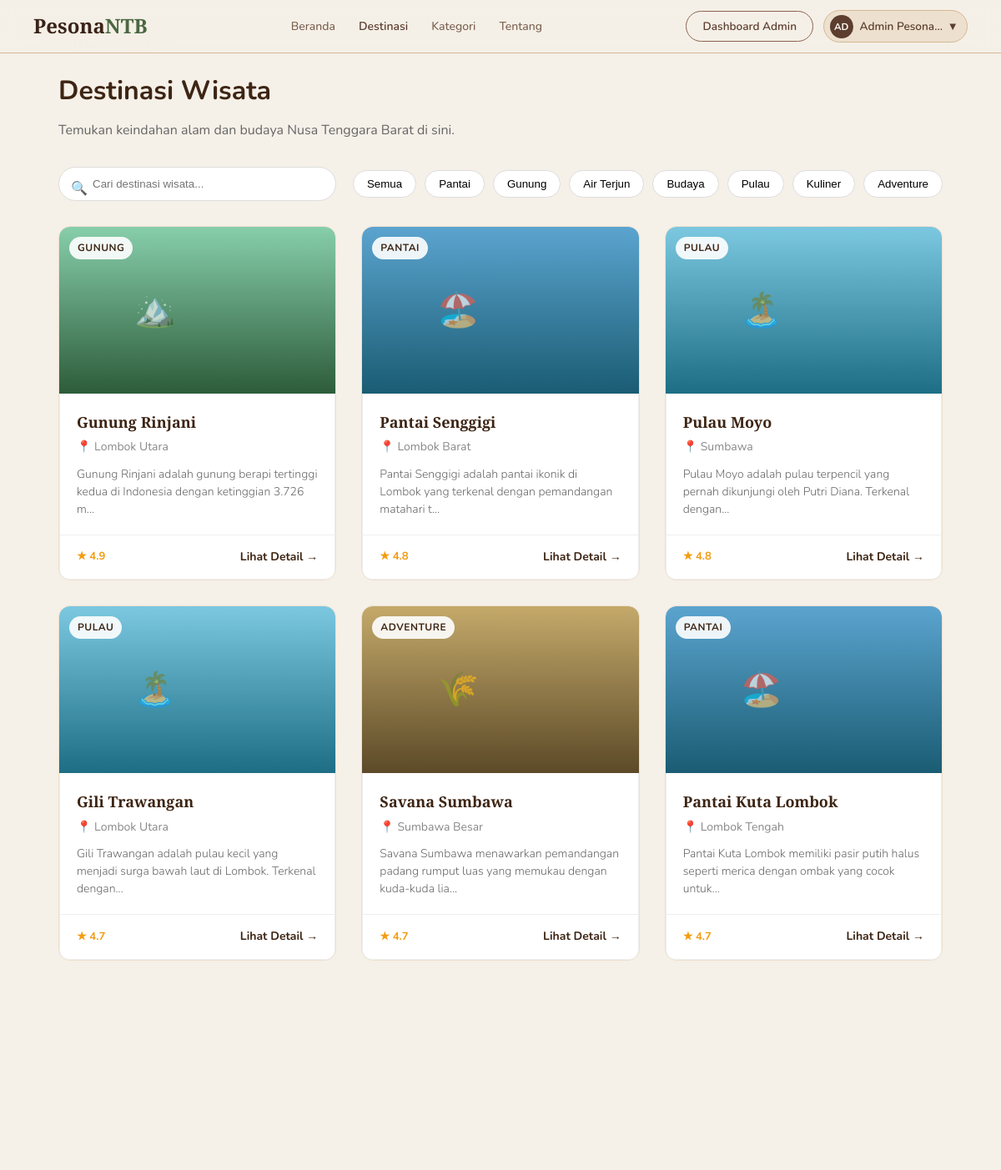
/config/destinasi.php (signed in, upper part), run on an earlier commit of the app's database.
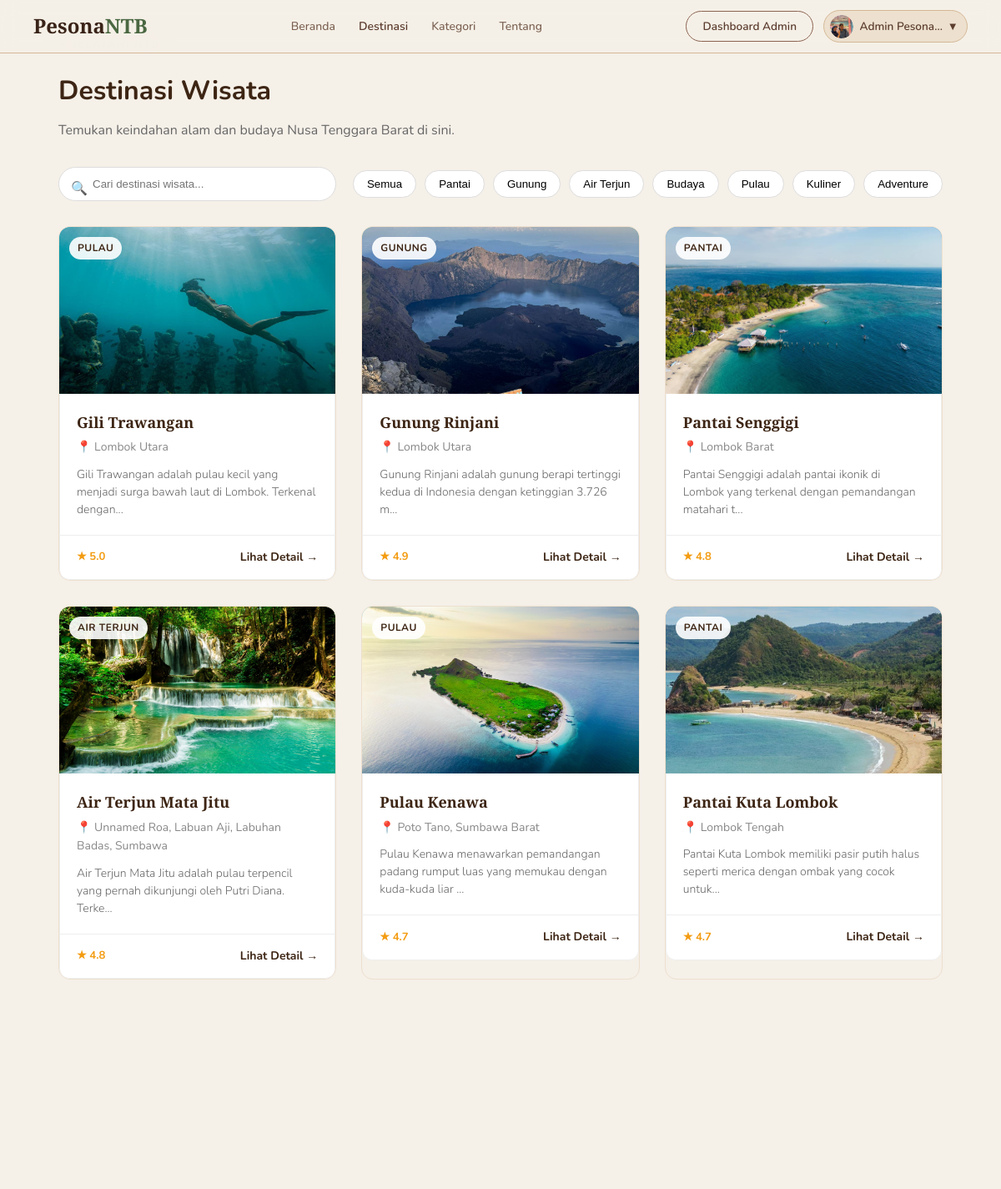
And on a later commit of the database.
### tables this page shows
CREATE TABLE `wisata` (
  `id` int(11) NOT NULL,
  `nama` varchar(150) NOT NULL,
  `kategori` enum('Pantai','Gunung','Air Terjun','Budaya','Pulau','Kuliner','Adventure') NOT NULL,
  `lokasi` varchar(150) NOT NULL,
  `deskripsi` text NOT NULL,
  `fasilitas` text DEFAULT NULL,
  `jam_buka` varchar(100) DEFAULT NULL,
  `harga_tiket` varchar(100) DEFAULT NULL,
  `foto` varchar(255) DEFAULT NULL,
  `aktif` tinyint(1) DEFAULT 1,
  `latitude` decimal(10,8) DEFAULT NULL,
  `longitude` decimal(11,8) DEFAULT NULL,
  `rating` decimal(3,1) DEFAULT 0.0,
  `created_at` datetime DEFAULT current_timestamp(),
  `updated_at` datetime DEFAULT current_timestamp() ON UPDATE current_timestamp()
);

CREATE TABLE `users` (
  `id` int(11) NOT NULL,
  `nama` varchar(100) NOT NULL,
  `email` varchar(150) NOT NULL,
  `telepon` varchar(20) NOT NULL,
  `password` varchar(255) NOT NULL,
  `role` enum('user','admin') DEFAULT 'user',
  `foto_profil` varchar(255) DEFAULT NULL,
  `created_at` datetime DEFAULT current_timestamp(),
  `reset_token` varchar(255) DEFAULT NULL,
  `reset_expired` datetime DEFAULT NULL
);

### config/destinasi.php (the view, shortened to what this page needs)
<?php
require_once 'db.php';
$search    = isset($_GET['search'])   ? trim($_GET['search'])   : '';
$kategori  = isset($_GET['kategori']) ? trim($_GET['kategori']) : 'all';
$page      = isset($_GET['page'])     ? max(1, intval($_GET['page'])) : 1;
$per_page  = 9;
$offset    = ($page - 1) * $per_page;
$where = [];
$params = [];
$types  = '';
$where_sql = $where ? 'WHERE ' . implode(' AND ', $where) : '';
$sql = "SELECT * FROM wisata $where_sql ORDER BY rating DESC LIMIT ? OFFSET ?";
$params_page = array_merge($params, [$per_page, $offset]);
$types_page  = $types . 'ii';
$wisata_list = [];
if ($stmt = $conn->prepare($sql)) {
    $stmt->bind_param($types_page, ...$params_page);
    $stmt->execute();
    $result = $stmt->get_result();
    while ($row = $result->fetch_assoc()) $wisata_list[] = $row;
}
$img_map   = ['Pantai'=>'dest-img-pantai','Gunung'=>'dest-img-rinjani','Pulau'=>'dest-img-gili','Adventure'=>'dest-img-sumbawa','Air Terjun'=>'dest-img-moyo','Budaya'=>'dest-img-sumbawa','Kuliner'=>'dest-img-pink'];
$emoji_map = ['Pantai'=>'🏖️','Gunung'=>'🏔️','Pulau'=>'🏝️','Adventure'=>'🌾','Air Terjun'=>'💧','Budaya'=>'🎭','Kuliner'=>'🍜'];
$kategori_list = [
    'all'=>'Semua',
    'Pantai'=>'Pantai',
    'Gunung'=>'Gunung',
    'Air Terjun'=>'Air Terjun',
    'Budaya'=>'Budaya',
    'Pulau'=>'Pulau',
    'Kuliner'=>'Kuliner',
    'Adventure'=>'Adventure'
];
?>
<!DOCTYPE html>
<html lang="id">
<head>
  <link rel="stylesheet" href="../css/style.css">
</head>
<body>
<?php include 'navbar.php'; ?>
<div class="page-destinasi" style="max-width:1100px;margin: 40px auto;padding:0 20px;">
  <div class="page-header" style="margin-bottom: 30px;">
    <span class="section-label">✦ Jelajahi NTB</span>
    <h1 style="font-size: 32px;color:#3d2514;margin: 10px 0;">Destinasi Wisata</h1>
    <p style="color:#666;">Temukan keindahan alam dan budaya Nusa Tenggara Barat di sini.</p>
  </div>
  <div class="search-filter" style="display:flex;flex-wrap:wrap;gap:20px;margin-bottom:30px;align-items:center;justify-content:space-between;">
    <div class="search-box" style="position:relative;flex:1;max-width:400px;">
      <input type="text" id="searchInput" placeholder="Cari destinasi wisata..."
             value="<?= htmlspecialchars($search) ?>" style="width:100%;padding:12px 12px 12px 40px;border:1px solid #ddd;border-radius:25px;outline:none;">
      <span style="position:absolute;left:15px;top:14px;color:#aaa;">🔍</span>
    </div>
    <div class="filter-group" style="display:flex;flex-wrap:wrap;gap:10px;">
      <?php foreach ($kategori_list as $slug => $label): ?>
      <button class="filter-btn <?= $kategori === $slug ? 'active' : '' ?>"
              data-kat="<?= $slug ?>" style="padding:8px 16px;border-radius:20px;border:1px solid #ddd;background:#fff;cursor:pointer;">
        <?= $label ?>
      </button>
      <?php endforeach; ?>
    </div>
  </div>
  <div class="dest-grid" id="destGrid" style="display:grid;grid-template-columns:repeat(auto-fill, minmax(300px, 1fr));gap:30px;">
    <?php if (empty($wisata_list)): ?>
    <div class="no-results" style="grid-column:1/-1;text-align:center;padding:40px;color:#888;">
      <span>🔍</span> Destinasi tidak ditemukan. Coba kata kunci lain.
    </div>
    <?php else: ?>
    <?php foreach ($wisata_list as $d):
      $img_class  = $img_map[$d['kategori']] ?? 'dest-img-pantai';
      $emoji      = $emoji_map[$d['kategori']] ?? '🏝️';
      $detail_url = isset($_SESSION['user_id']) ? "detail.php?id={$d['id']}" : "login.php?redirect=detail.php?id={$d['id']}";
    ?>
    <a href="<?= $detail_url ?>" class="dest-card">
      <div class="dest-img <?= htmlspecialchars($img_class) ?>" style="position: relative; overflow: hidden; background-color: #f0f0f0; height: 200px; border-radius: 12px 12px 0 0;">
        <?php if (!empty($d['foto'])): ?>
          <img src="../assets/uploads/destinasi/<?= htmlspecialchars($d['foto']) ?>" style="width: 100%; height: 100%; object-fit: cover; position: absolute; top: 0; left: 0; z-index: 1;" alt="<?= htmlspecialchars($d['nama']) ?>">
        <?php else: ?>
          <div class="dest-emoji" style="z-index:2; position:absolute; top:50%; left:50%; transform:translate(-50%,-50%); font-size:40px;"><?= $emoji ?></div>
        <?php endif; ?>
        <span class="dest-badge" style="z-index: 2; position: absolute; top: 12px; left: 12px; background: rgba(255,255,255,0.9); padding: 4px 10px; border-radius: 15px; font-size: 12px; font-weight: bold; color:#3d2514;"><?= htmlspecialchars($d['kategori']) ?></span>
      </div>
      <div class="dest-body" style="padding:20px; background:#fff; border-left:1px solid #eee; border-right:1px solid #eee;">
        <div class="dest-name" style="font-weight:bold; font-size:18px; color:#3d2514; margin-bottom:5px;"><?= htmlspecialchars($d['nama']) ?></div>
        <div class="dest-loc" style="color:#888; font-size:14px; margin-bottom:10px;">📍 <?= htmlspecialchars($d['lokasi']) ?></div>
        <div class="dest-desc" style="color:#666; font-size:14px; line-height:1.5;"><?= htmlspecialchars(mb_substr($d['deskripsi'], 0, 90)) ?>...</div>
      </div>
      <div class="dest-foot" style="padding:15px 20px; background:#fff; border:1px solid #eee; border-radius:0 0 12px 12px; display:flex; justify-content:between; align-items:center;">
        <span class="dest-rating" style="color:#f39c12; font-weight:bold;">★ <?= number_format($d['rating'], 1) ?></span>
        <span class="dest-link" style="color:#3d2514; font-weight:bold; font-size:14px; margin-left:auto;">Lihat Detail →</span>
      </div>
    </a>
    <?php endforeach; ?>
    <?php endif; ?>
  </div>
</div>
</body>
</html>

### config/navbar.php (shortened to what this page needs)
<?php
$current    = basename($_SERVER['PHP_SELF']);
$is_login   = isset($_SESSION['user_id']);
$user_nama  = $_SESSION['user_nama'] ?? '';
$user_role  = $_SESSION['role'] ?? 'user';
$inisial    = strtoupper(substr($user_nama, 0, 2));
$is_config = strpos($_SERVER['PHP_SELF'], '/config/') !== false;
$base = $is_config ? '../' : '';
?>
<nav class="navbar" id="mainNavbar">
  <a href="<?= $base ?>index.php" class="nav-logo">Pesona<span>NTB</span></a>
  <ul class="nav-links" id="navLinks">
    <li><a href="<?= $base ?>index.php" id="nav-beranda">Beranda</a></li>
    <li><a href="<?= $is_login ? $base . 'config/destinasi.php' : $base . 'index.php#destinasi' ?>" id="nav-destinasi" class="<?= $current == 'destinasi.php' ? 'active' : '' ?>">Destinasi</a></li>
    <li><a href="<?= $base ?>index.php#kategori" id="nav-kategori">Kategori</a></li>
    <li><a href="<?= $base ?>index.php#tentang" id="nav-tentang">Tentang</a></li>
  </ul>
  <div class="nav-actions">
    <?php if ($is_login): ?>
      <?php if ($user_role === 'admin'): ?>
        <a href="<?= $is_config ? 'dashboard.php' : 'config/dashboard.php' ?>" class="btn-outline">Dashboard Admin</a>
      <?php endif; ?>
      <div class="nav-user-menu">
        <?php
        $foto_profil_nav = '';
        if (isset($_SESSION['user_id'])) {
            $stmt_nav = $conn->prepare("SELECT foto_profil FROM users WHERE id=?");
            $stmt_nav->bind_param('i', $_SESSION['user_id']);
            $stmt_nav->execute();
            $row_nav = $stmt_nav->get_result()->fetch_assoc();
            $foto_profil_nav = $row_nav['foto_profil'] ?? '';
        }
        $foto_path_nav = __DIR__ . '/../assets/uploads/profil/' . $foto_profil_nav;
        ?>
        <button class="nav-user-btn" id="userMenuBtn">
          <?php if (!empty($foto_profil_nav) && file_exists($foto_path_nav)): ?>
          <span class="nav-avatar" style="background:none;overflow:hidden;padding:0">
            <img src="<?= $base ?>assets/uploads/profil/<?= htmlspecialchars($foto_profil_nav) ?>" style="width:100%;height:100%;object-fit:cover;border-radius:50%" alt="">
          </span>
          <?php else: ?>
          <span class="nav-avatar"><?= $inisial ?></span>
          <?php endif; ?>
          <span class="nav-user-name"><?= htmlspecialchars($user_nama) ?></span>
          <span>▾</span>
        </button>
      </div>
    <?php else: ?>
      <a href="<?= $base ?>config/login.php" class="btn-outline">Masuk</a>
      <a href="<?= $base ?>config/register.php" class="btn-fill">Daftar</a>
    <?php endif; ?>
  </div>
</nav>

### css/style.css (style rules this page uses)
*, *::before, *::after { margin: 0; padding: 0; box-sizing: border-box; }
:root { --cream: #F5F0E8; --brown: #5C3D2E; --brown-light: #8B6351; --brown-dark: #3A2318; --green: #4A6741; --green-light: #7A9E76; --sand: #D4B896; --sand-light: #EDE0CE; --orange: #C17A3A; --text: #2C1810; --text-muted: #7A6050; --white: #FDFAF6; --radius: 14px; --radius-lg: 20px; --shadow: 0 4px 20px rgba(92,61,46,0.10); --shadow-hover: 0 12px 32px rgba(92,61,46,0.18); }
html { scroll-behavior: smooth; }
body { font-family: 'Nunito', sans-serif; background: var(--cream); color: var(--text); overflow-x: hidden; line-height: 1.6; }
.navbar { position: fixed; top: 0; left: 0; right: 0; z-index: 1000; background: rgba(245,240,232,0.96); backdrop-filter: blur(10px); border-bottom: 1px solid var(--sand); padding: 0 2.5rem; height: 64px; display: flex; align-items: center; justify-content: space-between; }
.nav-logo { font-family: 'Playfair Display', serif; font-size: 1.5rem; font-weight: 700; color: var(--brown-dark); text-decoration: none; }
.nav-logo span { color: var(--green); }
.nav-links { display: flex; gap: 1.75rem; list-style: none; }
.nav-links a { text-decoration: none; font-size: 0.875rem; font-weight: 500; color: var(--text-muted); transition: color 0.2s; }
.nav-links a:hover, .nav-links a.active { color: var(--brown); }
.nav-links a.active { font-weight: 600; }
.nav-actions { display: flex; gap: 0.75rem; align-items: center; }
.nav-user-menu { position: relative; }
.nav-user-btn { display: flex; align-items: center; gap: 0.5rem; background: var(--sand-light); border: 1.5px solid var(--sand); border-radius: 24px; padding: 0.3rem 0.85rem 0.3rem 0.4rem; cursor: pointer; font-family: 'Nunito', sans-serif; font-size: 0.85rem; font-weight: 600; color: var(--brown); transition: all 0.2s; }
.nav-avatar { width: 28px; height: 28px; border-radius: 50%; background: var(--brown); color: var(--white); font-size: 0.72rem; font-weight: 700; display: flex; align-items: center; justify-content: center; flex-shrink: 0; }
.nav-user-name { max-width: 100px; overflow: hidden; text-overflow: ellipsis; white-space: nowrap; }
.btn-outline { padding: 0.4rem 1.2rem; border-radius: 24px; font-size: 0.85rem; font-weight: 600; border: 1.5px solid var(--brown-light); color: var(--brown); background: transparent; cursor: pointer; transition: all 0.2s; font-family: 'Nunito', sans-serif; text-decoration: none; display: inline-block; }
.section-label { display: inline-block; font-size: 0.75rem; font-weight: 700; letter-spacing: 2px; text-transform: uppercase; color: var(--green); margin-bottom: 0.6rem; }
.dest-grid { display: grid; grid-template-columns: repeat(auto-fit, minmax(260px, 1fr)); gap: 1.5rem; max-width: 1100px; margin: 0 auto; }
.dest-card { border-radius: var(--radius); overflow: hidden; background: var(--cream); border: 1px solid var(--sand-light); transition: transform 0.25s, box-shadow 0.25s; text-decoration: none; color: inherit; display: block; }
.dest-img { height: 175px; position: relative; display: flex; align-items: flex-end; padding: 0.9rem; }
.dest-img-pantai { background: linear-gradient(180deg,#5BA4CF,#1A5C73); }
.dest-img-rinjani { background: linear-gradient(180deg,#87CEAB,#2D5C3A); }
.dest-img-gili { background: linear-gradient(180deg,#7BC8E0,#1D6E85); }
.dest-img-moyo { background: linear-gradient(180deg,#9BC98D,#345C30); }
.dest-badge { background: rgba(245,240,232,0.92); border-radius: 20px; padding: 0.2rem 0.65rem; font-size: 0.7rem; font-weight: 700; color: var(--brown); letter-spacing: 0.5px; text-transform: uppercase; }
.dest-body { padding: 1rem 1.1rem; }
.dest-name { font-family: 'Playfair Display', serif; font-size: 1.05rem; font-weight: 600; color: var(--brown-dark); margin-bottom: 0.25rem; }
.dest-loc { font-size: 0.8rem; color: var(--text-muted); margin-bottom: 0.6rem; }
.dest-desc { font-size: 0.82rem; color: var(--text-muted); line-height: 1.5; font-weight: 300; }
.dest-foot { display: flex; align-items: center; justify-content: space-between; padding: 0.65rem 1.1rem; border-top: 1px solid var(--sand-light); }
.dest-rating { font-size: 0.82rem; color: var(--orange); font-weight: 600; }
.dest-link { font-size: 0.8rem; color: var(--green); font-weight: 600; }
.dest-img-sumbawa { background: linear-gradient(180deg,#C4A96A,#5C4A28); }
.dest-emoji { font-size: 3rem; position: absolute; top: 0.9rem; right: 0.9rem; opacity: 0.65; }

What changed in the data, as far as the page shows it:
removed wisata: kategori "🏔️", kategori "GUNUNG", nama "Gunung Rinjani", lokasi "Lombok Utara", deskripsi "Gunung Rinjani adalah gunung berapi tertinggi kedua di Indonesia dengan ketinggian 3.726 m", rating "4.9"
removed wisata: kategori "🏖️", kategori "PANTAI", nama "Pantai Senggigi", lokasi "Lombok Barat", deskripsi "Pantai Senggigi adalah pantai ikonik di Lombok yang terkenal dengan pemandangan matahari t", rating "4.8"
removed wisata: kategori "🏝️", kategori "PULAU", nama "Pulau Moyo", lokasi "Sumbawa", deskripsi "Pulau Moyo adalah pulau terpencil yang pernah dikunjungi oleh Putri Diana. Terkenal dengan", rating "4.8"
removed wisata: kategori "🏝️", kategori "PULAU", nama "Gili Trawangan", lokasi "Lombok Utara", deskripsi "Gili Trawangan adalah pulau kecil yang menjadi surga bawah laut di Lombok. Terkenal dengan", rating "4.7"
removed wisata: kategori "🌾", kategori "ADVENTURE", nama "Savana Sumbawa", lokasi "Sumbawa Besar", deskripsi "Savana Sumbawa menawarkan pemandangan padang rumput luas yang memukau dengan kuda-kuda lia", rating "4.7"
removed wisata: kategori "🏖️", kategori "PANTAI", nama "Pantai Kuta Lombok", lokasi "Lombok Tengah", deskripsi "Pantai Kuta Lombok memiliki pasir putih halus seperti merica dengan ombak yang cocok untuk", rating "4.7"
now on this page (row edited): users: foto_profil (picture)
changed users: foto_profil empty → "profil_1_1781191270.jpeg" (drawn)
added wisata: foto (picture), kategori "PULAU", nama "Gili Trawangan", lokasi "Lombok Utara", deskripsi "Gili Trawangan adalah pulau kecil yang menjadi surga bawah laut di Lombok. Terkenal dengan", rating "5.0"
added wisata: foto (picture), kategori "GUNUNG", nama "Gunung Rinjani", lokasi "Lombok Utara", deskripsi "Gunung Rinjani adalah gunung berapi tertinggi kedua di Indonesia dengan ketinggian 3.726 m", rating "4.9"
added wisata: foto (picture), kategori "PANTAI", nama "Pantai Senggigi", lokasi "Lombok Barat", deskripsi "Pantai Senggigi adalah pantai ikonik di Lombok yang terkenal dengan pemandangan matahari t", rating "4.8"
added wisata: foto (picture), kategori "AIR TERJUN", nama "Air Terjun Mata Jitu", lokasi "Unnamed Roa, Labuan Aji, Labuhan Badas, Sumbawa", deskripsi "Air Terjun Mata Jitu adalah pulau terpencil yang pernah dikunjungi oleh Putri Diana. Terke", rating "4.8"
added wisata: foto (picture), kategori "PULAU", nama "Pulau Kenawa", lokasi "Poto Tano, Sumbawa Barat", deskripsi "Pulau Kenawa menawarkan pemandangan padang rumput luas yang memukau dengan kuda-kuda liar", rating "4.7"
added wisata: foto (picture), kategori "PANTAI", nama "Pantai Kuta Lombok", lokasi "Lombok Tengah", deskripsi "Pantai Kuta Lombok memiliki pasir putih halus seperti merica dengan ombak yang cocok untuk", rating "4.7"
Also different on the page:
$inisial: "AD" → (not shown)
